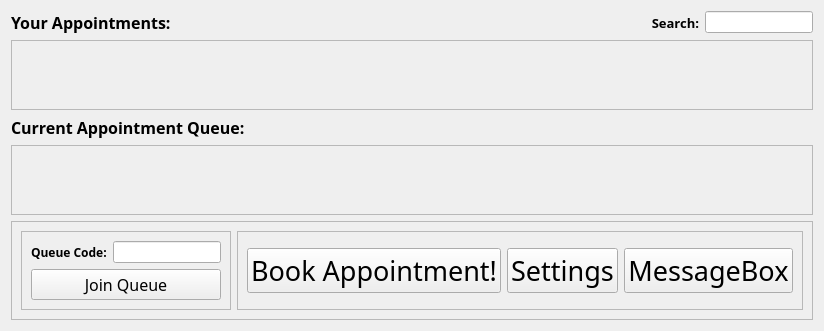
          <widget class="QWidget" name="page_6">
           <layout class="QGridLayout" name="gridLayout_6">
            <item row="3" column="0" colspan="4">
             <widget class="QScrollArea" name="studentCurrentQueue">
              <property name="widgetResizable">
               <bool>true</bool>
              </property>
              <widget class="QWidget" name="scrollAreaWidgetContents_4">
               <property name="geometry">
                <rect>
                 <x>0</x>
                 <y>0</y>
                 <width>627</width>
                 <height>213</height>
                </rect>
               </property>
              </widget>
             </widget>
            </item>
            <item row="1" column="0" colspan="4">
             <widget class="QScrollArea" name="studentAppointments">
              <property name="widgetResizable">
               <bool>true</bool>
              </property>
              <widget class="QWidget" name="scrollAreaWidgetContents_5">
               <property name="geometry">
                <rect>
                 <x>0</x>
                 <y>0</y>
                 <width>627</width>
                 <height>214</height>
                </rect>
               </property>
              </widget>
             </widget>
            </item>
            <item row="4" column="0" colspan="4">
             <widget class="QFrame" name="frame_7">
              <property name="frameShape">
               <enum>QFrame::StyledPanel</enum>
              </property>
              <property name="frameShadow">
               <enum>QFrame::Sunken</enum>
              </property>
              <layout class="QHBoxLayout" name="horizontalLayout_21">
               <item>
                <widget class="QFrame" name="frame_8">
                 <property name="frameShape">
                  <enum>QFrame::StyledPanel</enum>
                 </property>
                 <property name="frameShadow">
                  <enum>QFrame::Sunken</enum>
                 </property>
                 <layout class="QFormLayout" name="formLayout_2">
                  <item row="0" column="0">
                   <widget class="QLabel" name="label_37">
                    <property name="font">
                     <font>
                      <family>MV Boli</family>
                      <weight>75</weight>
                      <bold>true</bold>
                     </font>
                    </property>
                    <property name="text">
                     <string>Queue Code:</string>
                    </property>
                   </widget>
                  </item>
                  <item row="0" column="1">
                   <widget class="QLineEdit" name="studentQueueCode">
                    <property name="sizePolicy">
                     <sizepolicy hsizetype="Minimum" vsizetype="Fixed">
                      <horstretch>0</horstretch>
                      <verstretch>0</verstretch>
                     </sizepolicy>
                    </property>
                   </widget>
                  </item>
                  <item row="1" column="0" colspan="2">
                   <widget class="QPushButton" name="studentJoinQueue">
                    <property name="font">
                     <font>
                      <family>Impact</family>
                      <pointsize>12</pointsize>
                     </font>
                    </property>
                    <property name="text">
                     <string>Join Queue</string>
                    </property>
                   </widget>
                  </item>
                 </layout>
                </widget>
               </item>
               <item>
                <widget class="QFrame" name="frame_15">
                 <property name="frameShape">
                  <enum>QFrame::StyledPanel</enum>
                 </property>
                 <property name="frameShadow">
                  <enum>QFrame::Raised</enum>
                 </property>
                 <layout class="QHBoxLayout" name="horizontalLayout_20">
                  <item>
                   <widget class="QPushButton" name="studentBookAppointment">
                    <property name="sizePolicy">
                     <sizepolicy hsizetype="Expanding" vsizetype="Fixed">
                      <horstretch>0</horstretch>
                      <verstretch>0</verstretch>
                     </sizepolicy>
                    </property>
                    <property name="font">
                     <font>
                      <family>Impact</family>
                      <pointsize>20</pointsize>
                     </font>
                    </property>
                    <property name="text">
                     <string>Book Appointment!</string>
                    </property>
                   </widget>
                  </item>
                  <item>
                   <widget class="QPushButton" name="studentSettings">
                    <property name="sizePolicy">
                     <sizepolicy hsizetype="Expanding" vsizetype="Fixed">
                      <horstretch>0</horstretch>
                      <verstretch>0</verstretch>
                     </sizepolicy>
                    </property>
                    <property name="font">
                     <font>
                      <family>Impact</family>
                      <pointsize>20</pointsize>
                      <weight>50</weight>
                      <bold>false</bold>
                     </font>
                    </property>
                    <property name="text">
                     <string>Settings</string>
                    </property>
                   </widget>
                  </item>
                  <item>
                   <widget class="QPushButton" name="studentMessageBox">
                    <property name="sizePolicy">
                     <sizepolicy hsizetype="Expanding" vsizetype="Fixed">
                      <horstretch>0</horstretch>
                      <verstretch>0</verstretch>
                     </sizepolicy>
                    </property>
                    <property name="font">
                     <font>
                      <family>Impact</family>
                      <pointsize>20</pointsize>
                     </font>
                    </property>
                    <property name="text">
                     <string>MessageBox</string>
                    </property>
                   </widget>
                  </item>
                 </layout>
                </widget>
               </item>
              </layout>
             </widget>
            </item>
            <item row="0" column="0">
             <widget class="QLabel" name="label_35">
              <property name="font">
               <font>
                <family>MV Boli</family>
                <pointsize>12</pointsize>
                <weight>75</weight>
                <bold>true</bold>
               </font>
              </property>
              <property name="text">
               <string>Your Appointments:</string>
              </property>
             </widget>
            </item>
            <item row="0" column="1" colspan="2">
             <widget class="QLabel" name="label_36">
              <property name="font">
               <font>
                <family>MV Boli</family>
                <pointsize>10</pointsize>
                <weight>75</weight>
                <bold>true</bold>
               </font>
              </property>
              <property name="text">
               <string>Search:</string>
              </property>
              <property name="alignment">
               <set>Qt::AlignRight|Qt::AlignTrailing|Qt::AlignVCenter</set>
              </property>
             </widget>
            </item>
            <item row="0" column="3">
             <widget class="QLineEdit" name="studentAppointmentSearch">
              <property name="sizePolicy">
               <sizepolicy hsizetype="Fixed" vsizetype="Fixed">
                <horstretch>0</horstretch>
                <verstretch>0</verstretch>
               </sizepolicy>
              </property>
              <property name="placeholderText">
               <string/>
              </property>
             </widget>
            </item>
            <item row="2" column="0" colspan="4">
             <widget class="QLabel" name="label_13">
              <property name="font">
               <font>
                <family>MV Boli</family>
                <pointsize>12</pointsize>
                <weight>75</weight>
                <bold>true</bold>
               </font>
              </property>
              <property name="text">
               <string>Current Appointment Queue:</string>
              </property>
             </widget>
            </item>
           </layout>
          </widget>
